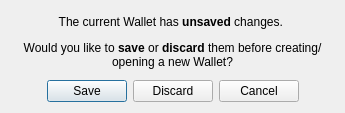
<?xml version="1.0" encoding="UTF-8"?>
<ui version="4.0">
 <class>SaveConfirmation</class>
 <widget class="QDialog" name="SaveConfirmation">
  <property name="geometry">
   <rect>
    <x>0</x>
    <y>0</y>
    <width>345</width>
    <height>113</height>
   </rect>
  </property>
  <property name="windowTitle">
   <string>Dialog</string>
  </property>
  <layout class="QVBoxLayout" name="verticalLayout">
   <item>
    <widget class="QLabel" name="label">
     <property name="text">
      <string>&lt;html&gt;&lt;head/&gt;&lt;body&gt;&lt;p&gt;The current Wallet has &lt;span style=&quot; font-weight:600;&quot;&gt;unsaved&lt;/span&gt; changes. &lt;/p&gt;&lt;p&gt;Would you like to &lt;span style=&quot; font-weight:600;&quot;&gt;save&lt;/span&gt; or &lt;span style=&quot; font-weight:600;&quot;&gt;discard&lt;/span&gt; them before creating/opening a new Wallet?&lt;/p&gt;&lt;/body&gt;&lt;/html&gt;</string>
     </property>
     <property name="alignment">
      <set>Qt::AlignCenter</set>
     </property>
     <property name="wordWrap">
      <bool>true</bool>
     </property>
    </widget>
   </item>
   <item>
    <widget class="QDialogButtonBox" name="buttonBox">
     <property name="orientation">
      <enum>Qt::Horizontal</enum>
     </property>
     <property name="standardButtons">
      <set>QDialogButtonBox::Cancel|QDialogButtonBox::Discard|QDialogButtonBox::Save</set>
     </property>
     <property name="centerButtons">
      <bool>true</bool>
     </property>
    </widget>
   </item>
  </layout>
 </widget>
 <resources/>
 <connections>
  <connection>
   <sender>buttonBox</sender>
   <signal>rejected()</signal>
   <receiver>SaveConfirmation</receiver>
   <slot>reject()</slot>
   <hints>
    <hint type="sourcelabel">
     <x>295</x>
     <y>81</y>
    </hint>
    <hint type="destinationlabel">
     <x>286</x>
     <y>88</y>
    </hint>
   </hints>
  </connection>
 </connections>
</ui>
